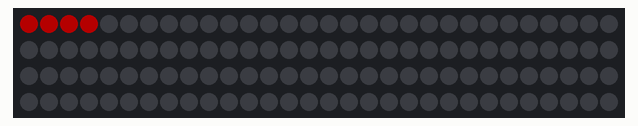
This sketch was run on a simulated Arduino Uno, built with avr-gcc and run on an emulated ATmega328P. Parts: 120 RGB LEDs in strip order, left to right, continuing on the next row. Dim RGB values are drawn brighter than linear.

Above: at 0.15 s.
At 1.06 s:
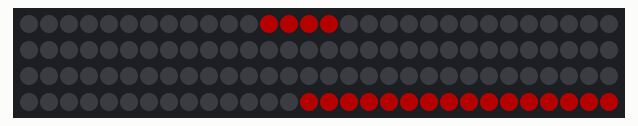
At 2.16 s:
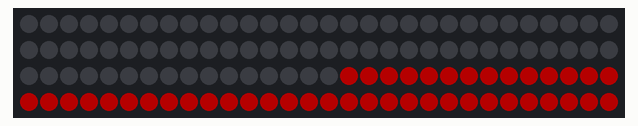
At 3.19 s:
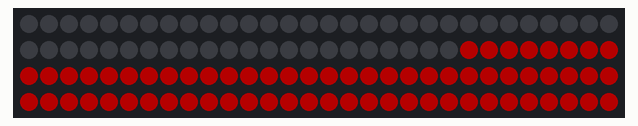
At 4.21 s:
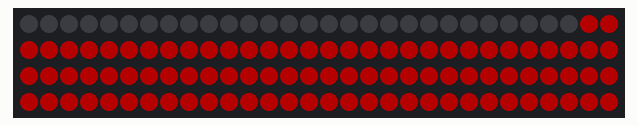
At 5.29 s:
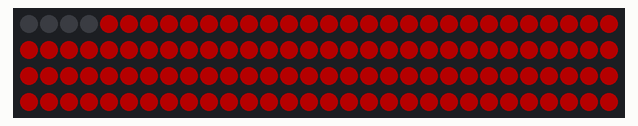

The sketch:

fillingeffect.ino.ino
```cpp
#include <FastLED.h>

#define LED_PIN     6
#define NUM_LEDS    120
#define BRIGHTNESS  64
#define LED_TYPE    WS2812B
#define COLOR_ORDER GRB
CRGB leds[NUM_LEDS];

void setup() {
  FastLED.addLeds<LED_TYPE, LED_PIN, COLOR_ORDER>(leds, NUM_LEDS).setCorrection(TypicalLEDStrip);
  FastLED.setBrightness(BRIGHTNESS);
}

void loop() {
  int blockSize = 4;
  int delayTime = 1;
  int waitTime = 100;
  int offTime = 500;

  int litLeds = 0;

  while (litLeds < NUM_LEDS) {
    for (int i = 0; i < NUM_LEDS; i += blockSize) {
      for (int k = 0; k < NUM_LEDS - litLeds; k++) {
        leds[k] = CRGB::Black;
      }

      for (int j = 0; j < blockSize; j++) {
        if (i + j < NUM_LEDS) {
          leds[i + j] = CRGB::Red;
        }
      }

      FastLED.show();
      delay(delayTime);

      if (i + blockSize >= NUM_LEDS) {
        litLeds += blockSize;
        break;
      }
    }
  }

  delay(waitTime);

  FastLED.clear();
  FastLED.show();
  delay(offTime);
}
```

Measured:
- by itself, everything shown: repeats every 5.9 s, in 29 steps
